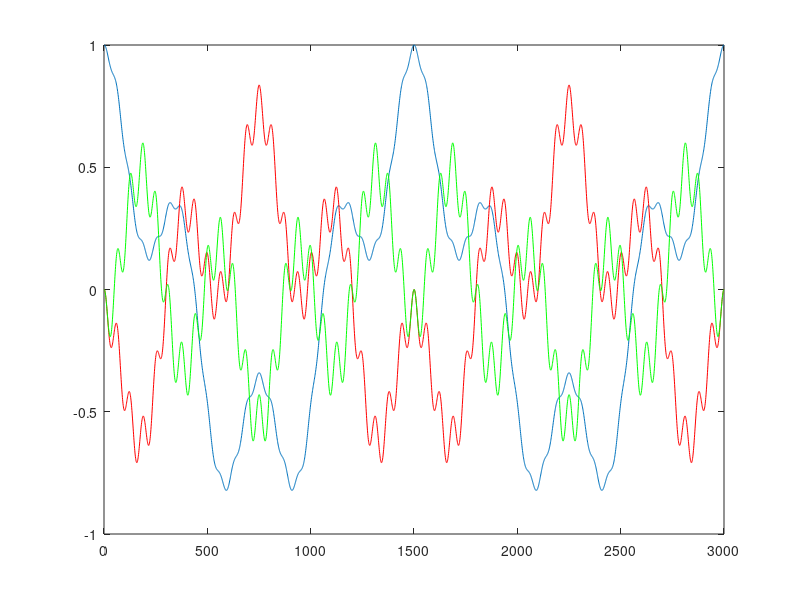
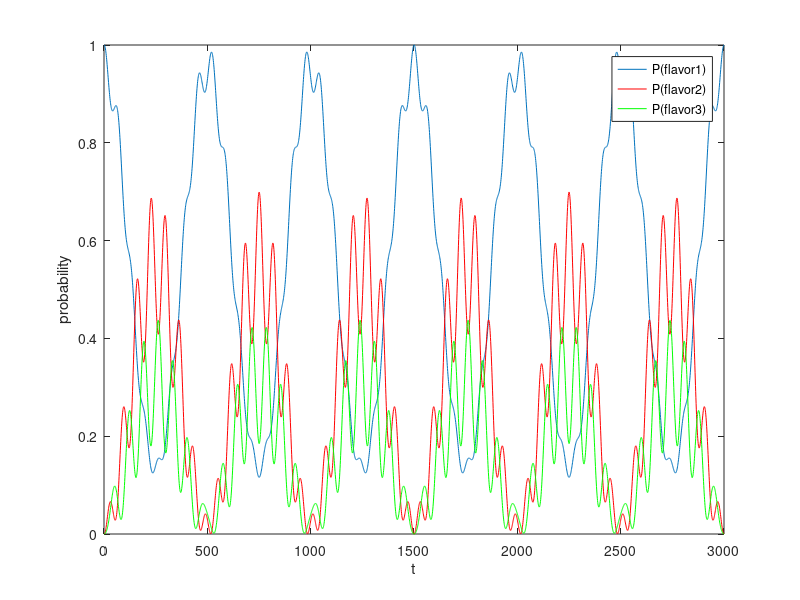

MATLAB code for these plots, in order:
clear all; close all

%Set up mass/flacor mixing matrix
t12 = 0.5*(asin(sqrt(0.861)));
t13 = 0.5*(asin(sqrt(0.092)));
t23 = 0.5*(asin(sqrt(0.97)));

s12 = sin(t12); c12 = cos(t12);
s13 = sin(t13); c13 = cos(t13);
s23 = sin(t23); c23 = cos(t23);

ut1 = [1 0 0; 0 c23 s23; 0 -s23 c23];
ut2 = [c13 0 s13; 0 1 0; -s13 0 c13];
ut3 = [c12 s12 0; -s12 c12 0; 0 0 1];

ut = ut1*ut2*ut3;

%Find inverse to resolve flavor (1) state to mass states
%(Apparently I don't beleive this transformation is unitary, so instead of
%just transposing it I'll let MATLAB calculate the inverse)
uti = inv(ut);

%Calculate the mass state mixture at t=0
m_f1 = uti*[1; 0; 0];

%Propagate the energy states forward in time from t=0
t=linspace(0,4*pi, 3000);
m1 = [1 0 0]*m_f1*exp(-1i*t);
m2 = [0 1 0]*m_f1*exp(-4i*t);
m3 = [0 0 1]*m_f1*exp(-24i*t);

%Calculate flavor mixtures from mass states
f = ut*[m1; m2; m3];
f1 = f(1,:);
f2 = f(2,:)
f3 = f(3,:);

%Calculate flavor probabilities
p100 = f1.*conj(f1);
p010 = f2.*conj(f2);
p001 = f3.*conj(f3);

%Plot amplitude
figure; plot(real(f1))
hold on; plot(real(f2), 'r')
hold on; plot(real(f3),'g')

%Plot probability
figure; plot(p100)
hold on; plot(p010, 'r')
hold on; plot(p001, 'g')
xlabel('t'); ylabel('probability')
legend('P(flavor1)', 'P(flavor2)', 'P(flavor3)');
